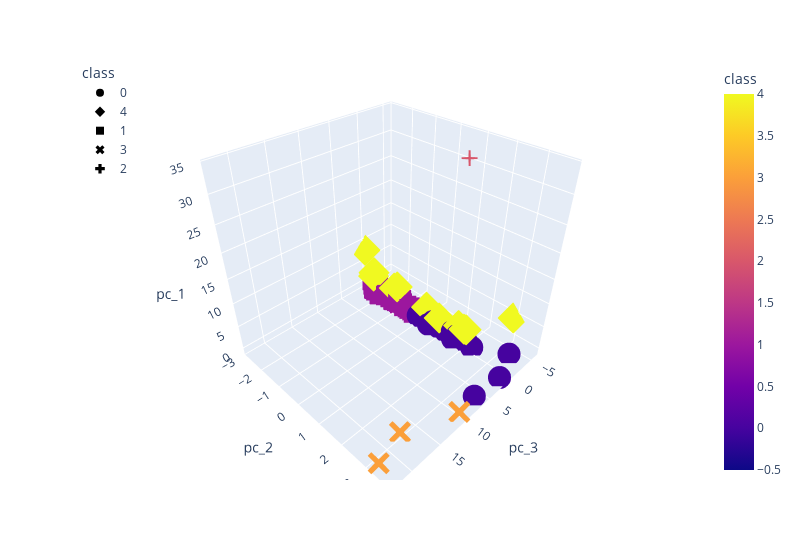

Notebook cell for this chart:
### Markdown cell above
### Visualizing Results

#### 3D-Scatter with Clusters

### Code cell
# Create a 3D-Scatter with the PCA data and the clusters
clustered_fig = px.scatter_3d(
    clustered_df,
    x = 'pc_3',
    y = 'pc_2',
    z = 'pc_1',
    color = 'class',
    symbol = 'class',
    hover_name = 'CoinName',
    hover_data = ['Algorithm'],
    width = 800
)
clustered_fig.update_layout(legend = dict(x = 0, y = 1))
clustered_fig.show()

### Figure 1 — Plotly figure (JSON) as saved in the notebook; plotly's stock layout.template omitted (floating-point values rounded to 4 significant figures; data arrays with more than 128 entries replaced by an {"elided": "..."} marker saying what was removed)
{"data": [{"customdata": {"elided": "279x1 str values"}, "hovertemplate": "<b>%{hovertext}</b><br><br>class=%{marker.color}<br>pc_3=%{x}<br>pc_2=%{y}<br>pc_1=%{z}<br>Algorithm=%{customdata[0]}<extra></extra>", "hovertext": {"elided": "279 str values"}, "legendgroup": "0", "marker": {"color": {"elided": "279 int values"}, "coloraxis": "coloraxis", "symbol": "circle"}, "mode": "markers", "name": "0", "scene": "scene", "showlegend": true, "type": "scatter3d", "x": {"elided": "279 float values"}, "y": {"elided": "279 float values"}, "z": {"elided": "279 float values"}}, {"customdata": [["X13"], ["Scrypt"], ["CryptoNight"], ["DPoS"], ["Scrypt"], ["VeChainThor Authority"], ["DPoS"], ["CryptoNight"], ["Semux BFT consensus"], ["Scrypt"], ["CryptoNight Heavy"], ["DPoS"], ["DPoS"], ["DPoS"], ["DPoS"], ["SHA-256"]], "hovertemplate": "<b>%{hovertext}</b><br><br>class=%{marker.color}<br>pc_3=%{x}<br>pc_2=%{y}<br>pc_1=%{z}<br>Algorithm=%{customdata[0]}<extra></extra>", "hovertext": ["EliteCoin", "MoonCoin", "ByteCoin", "ARK", "gCn Coin", "Vechain", "Lamden Tau", "TurtleCoin", "Semux", "Lynx", "Qwertycoin", "ALAX", "Lisk", "EOS", "Oxycoin", "ZEPHYR"], "legendgroup": "4", "marker": {"color": [4, 4, 4, 4, 4, 4, 4, 4, 4, 4, 4, 4, 4, 4, 4, 4], "coloraxis": "coloraxis", "symbol": "diamond"}, "mode": "markers", "name": "4", "scene": "scene", "showlegend": true, "type": "scatter3d", "x": [-0.5339, -0.08346, 0.2842, 0.5908, -0.1053, -5.739, 0.5907, 0.264, 0.6148, -0.3806, 0.4237, 0.5905, 0.5908, 0.5906, 0.5906, 0.3057], "y": [1.622, -1.332, -2.322, 2.03, -1.187, 2.931, 2.03, -2.796, 2.123, 0.2032, -2.315, 2.03, 2.03, 2.03, 2.03, 0.9274], "z": [2.31, 2.567, 3.865, 3.657, 3.257, 4.397, 3.662, 8.062, 3.831, 2.276, 3.133, 3.674, 3.657, 3.667, 3.669, 2.437]}, {"customdata": {"elided": "234x1 str values"}, "hovertemplate": "<b>%{hovertext}</b><br><br>class=%{marker.color}<br>pc_3=%{x}<br>pc_2=%{y}<br>pc_1=%{z}<br>Algorithm=%{customdata[0]}<extra></extra>", "hovertext": {"elided": "234 str values"}, "legendgroup": "1", "marker": {"color": {"elided": "234 int values"}, "coloraxis": "coloraxis", "symbol": "square"}, "mode": "markers", "name": "1", "scene": "scene", "showlegend": true, "type": "scatter3d", "x": {"elided": "234 float values"}, "y": {"elided": "234 float values"}, "z": {"elided": "234 float values"}}, {"customdata": [["Proof-of-BibleHash"], ["ECC 256K1"], ["SHA3-256"]], "hovertemplate": "<b>%{hovertext}</b><br><br>class=%{marker.color}<br>pc_3=%{x}<br>pc_2=%{y}<br>pc_1=%{z}<br>Algorithm=%{customdata[0]}<extra></extra>", "hovertext": ["BiblePay", "Acute Angle Cloud", "Fiii"], "legendgroup": "3", "marker": {"color": [3, 3, 3], "coloraxis": "coloraxis", "symbol": "x"}, "mode": "markers", "name": "3", "scene": "scene", "showlegend": true, "type": "scatter3d", "x": [22.49, 10.2, 17.62], "y": [3.265, 3.695, 2.954], "z": [-0.2083, -0.3898, -0.511]}, {"customdata": [["TRC10"]], "hovertemplate": "<b>%{hovertext}</b><br><br>class=%{marker.color}<br>pc_3=%{x}<br>pc_2=%{y}<br>pc_1=%{z}<br>Algorithm=%{customdata[0]}<extra></extra>", "hovertext": ["BitTorrent"], "legendgroup": "2", "marker": {"color": [2], "coloraxis": "coloraxis", "symbol": "cross"}, "mode": "markers", "name": "2", "scene": "scene", "showlegend": true, "type": "scatter3d", "x": [0.1047], "y": [1.532], "z": [34.15]}], "layout": {"coloraxis": {"colorbar": {"title": {"text": "class"}}, "colorscale": [[0, "#0d0887"], [0.1111, "#46039f"], [0.2222, "#7201a8"], [0.3333, "#9c179e"], [0.4444, "#bd3786"], [0.5556, "#d8576b"], [0.6667, "#ed7953"], [0.7778, "#fb9f3a"], [0.8889, "#fdca26"], [1, "#f0f921"]]}, "legend": {"title": {"text": "class"}, "tracegroupgap": 0, "x": 0, "y": 1}, "margin": {"t": 60}, "scene": {"domain": {"x": [0, 1], "y": [0, 1]}, "xaxis": {"title": {"text": "pc_3"}}, "yaxis": {"title": {"text": "pc_2"}}, "zaxis": {"title": {"text": "pc_1"}}}, "width": 800}}
